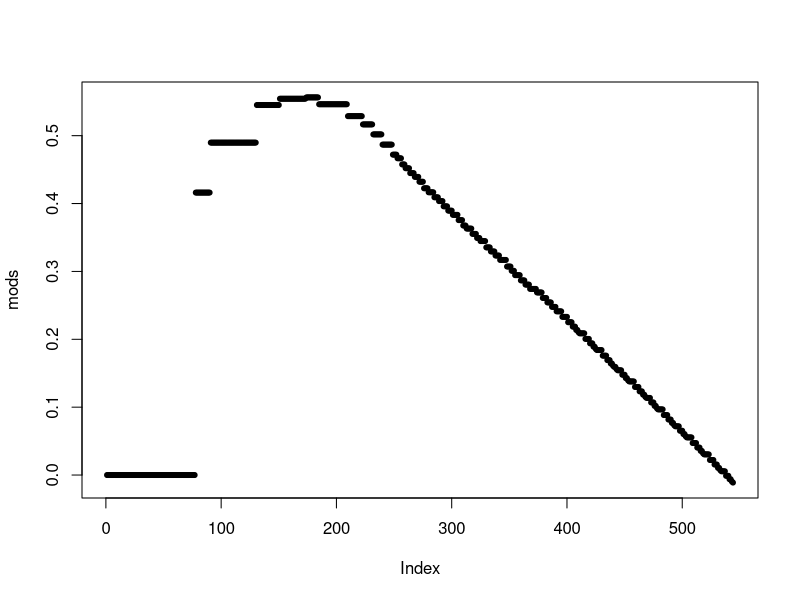
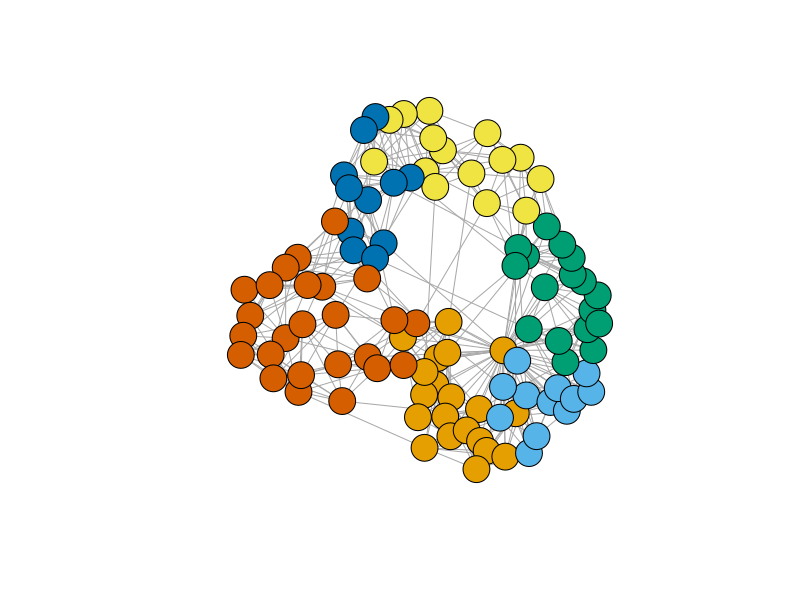

Source code (R) for these figures, in order:
###############################################################
# REDES COMPLEXAS - PROJECTO
# Joao Costa,ist427055
# 2017/18
# #############################################################

# Carrega o pacote ipgrah
library(igraph)

# gerar a matriz (dim, count)
matriz.esparsa <- function(size, count){
  library(Matrix) 
  
  # variaveis auxiliares
  M <- Matrix(data=0,nrow=size,ncol=size,sparse=TRUE)
  helper_matrix <- Matrix(data=0,nrow=size,ncol=1,sparse=FALSE)
  count_i = 1
  found = FALSE
  
  for(i in 1:size) {
    for(j in 1:size){
      p = size - j
      if(((count <= 0) && (i != p) )){
        # garante q 
        for(k in 1:count_i){
          if(helper_matrix[k,1] == i){
            found = TRUE
          }
        }
        # se nao encontrou e ainda esta dentro dos limites
        if((found == FALSE) & (i < size) & (p < size) & (count_i < size)){
          # adiciona i a lista
          helper_matrix[count_i,1] = i
          count_i = count_i + 1
          M[i,p] = 1
          #cat("i = ",i,", j = ",p,"\n") #DEBUG
        }else{
          found = FALSE
        }
        
        count = p*i + i
        if(count >= size){
          count = size - max(c(i,p))/2
        }
      }else{
        count = count - 1
      }
    }
  }
  return (M)
}

# gerar duas redes e junta-la em um grafo
g2 <- barabasi.game(50, p=2, directed=F)
g1 <- watts.strogatz.game(1, size=100, nei=5, p=0.05)
g <- graph.union(g1,g2)

# simplificar o grafo 
g <- simplify(g)

# verificar comunidade usando o algoritmo Grivan-Newman
# calcula o edge betweenness, merges/splits
ebc <- edge.betweenness.community(g, directed=F)

# calcular a modularidade para cada merge
mods <- sapply(0:ecount(g), function(i){
  g2 <- delete.edges(g, ebc$removed.edges[seq(length=i)])
  cl <- clusters(g2)$membership 
  modularity(g,cl)
})

# modularidades
plot(mods, pch=20)

# colorir os nodes de acordo com a associacao
g2<-delete.edges(g, ebc$removed.edges[seq(length=which.max(mods)-1)])
V(g)$color=clusters(g2)$membership
g$layout <- layout.fruchterman.reingold # layout do grafo
plot(g, vertex.label=NA)
M <- get.adjacency(g, sparse=TRUE)
M